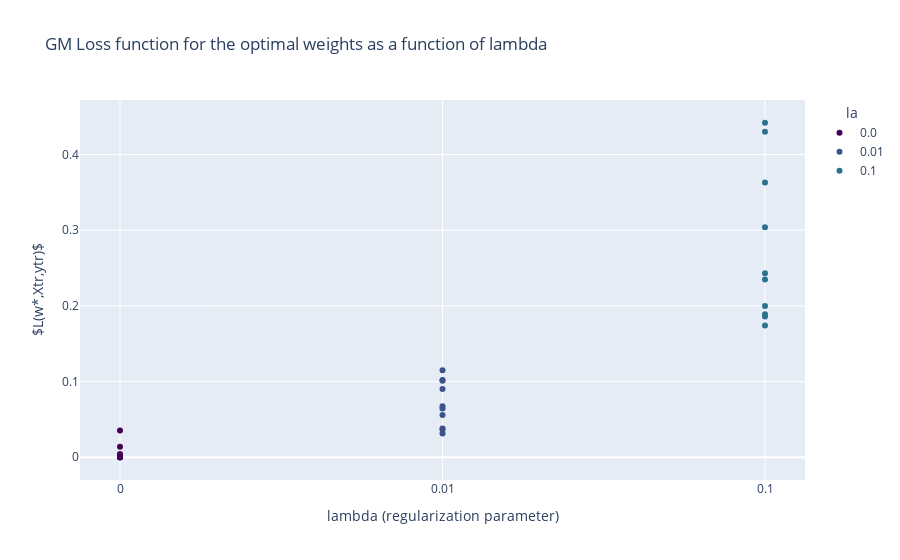

Notebook cell for this chart:
### Code cell
# transform the la column to a categorical column
df_sgm['      la'] = df_sgm['      la'].astype('category')

# plot a scatter plot of L* as a function of la
fig = px.scatter(df_sgm, x='      la', y='        L*',
                    title='GM Loss function for the optimal weights as a function of lambda',
                    color='      la',
                    color_discrete_sequence =['#440154', '#3b528b', '#2c728e'])
fig.update_layout(
    xaxis_title=r'lambda (regularization parameter)',
    yaxis_title=r'$L(w*,Xtr,ytr)$',
    xaxis_type='category'
)
fig.show()

### Figure 1 — Plotly figure (JSON) as saved in the notebook; plotly's stock layout.template omitted (floating-point values rounded to 4 significant figures)
{"data": [{"hovertemplate": "      la=%{x}<br>        L*=%{y}<extra></extra>", "legendgroup": "0.0", "marker": {"color": "#440154", "symbol": "circle"}, "mode": "markers", "name": "0.0", "orientation": "v", "showlegend": true, "type": "scatter", "x": [0, 0, 0, 0, 0, 0, 0, 0, 0, 0], "xaxis": "x", "y": [1.41e-05, 0.00271, 0.0139, 1.16e-05, 1.44e-05, 0.00101, 1.69e-05, 0.0352, 0.00421, 3.33e-05], "yaxis": "y"}, {"hovertemplate": "      la=%{x}<br>        L*=%{y}<extra></extra>", "legendgroup": "0.01", "marker": {"color": "#3b528b", "symbol": "circle"}, "mode": "markers", "name": "0.01", "orientation": "v", "showlegend": true, "type": "scatter", "x": [0.01, 0.01, 0.01, 0.01, 0.01, 0.01, 0.01, 0.01, 0.01, 0.01], "xaxis": "x", "y": [0.0314, 0.0903, 0.101, 0.0362, 0.0557, 0.0645, 0.0379, 0.115, 0.102, 0.0673], "yaxis": "y"}, {"hovertemplate": "      la=%{x}<br>        L*=%{y}<extra></extra>", "legendgroup": "0.1", "marker": {"color": "#2c728e", "symbol": "circle"}, "mode": "markers", "name": "0.1", "orientation": "v", "showlegend": true, "type": "scatter", "x": [0.1, 0.1, 0.1, 0.1, 0.1, 0.1, 0.1, 0.1, 0.1, 0.1], "xaxis": "x", "y": [0.2, 0.186, 0.43, 0.174, 0.243, 0.304, 0.189, 0.235, 0.442, 0.363], "yaxis": "y"}], "layout": {"legend": {"title": {"text": "      la"}, "tracegroupgap": 0}, "title": {"text": "GM Loss function for the optimal weights as a function of lambda"}, "xaxis": {"anchor": "y", "categoryarray": [0, 0.01, 0.1], "categoryorder": "array", "domain": [0, 1], "title": {"text": "lambda (regularization parameter)"}, "type": "category"}, "yaxis": {"anchor": "x", "domain": [0, 1], "title": {"text": "$L(w*,Xtr,ytr)$"}}}}
